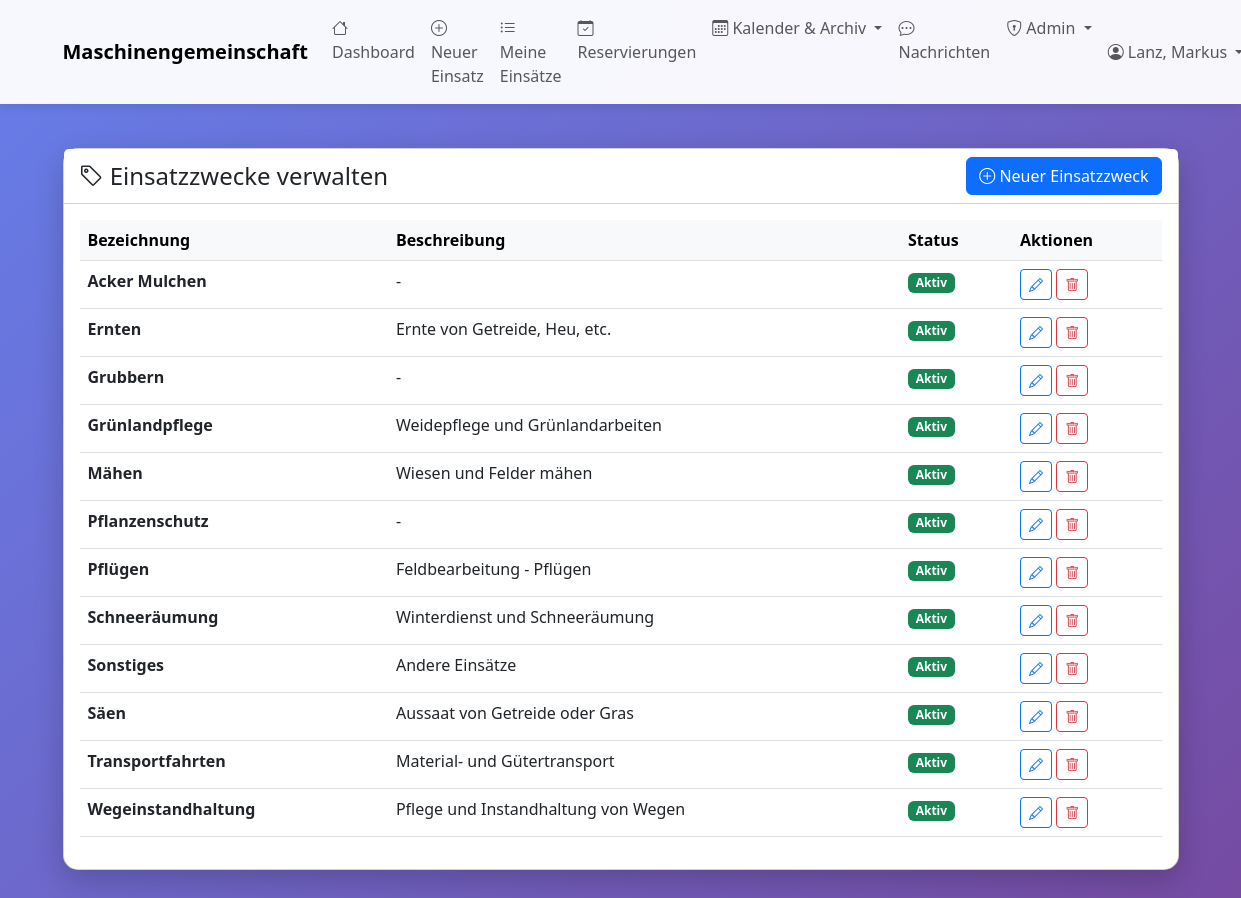
The page /admin/einsatzzwecke (signed in) on the database its author committed.
### tables this page shows
CREATE TABLE einsatzzwecke (
    id INTEGER PRIMARY KEY AUTOINCREMENT,
    bezeichnung TEXT NOT NULL UNIQUE,
    beschreibung TEXT,
    aktiv BOOLEAN DEFAULT 1
);

### web_app.py (the view)
@app.route('/admin/einsatzzwecke')
@admin_required
def admin_einsatzzwecke():
    with MaschinenDBContext(DB_PATH) as db:
        einsatzzwecke = db.get_all_einsatzzwecke(nur_aktive=False)
    return render_template('admin_einsatzzwecke.html', einsatzzwecke=einsatzzwecke)

### database.py (called while the page is built)
    def connect(self):
        self.connection = sqlite3.connect(self.db_path)
        self.connection.row_factory = sqlite3.Row
        self.cursor = self.connection.cursor()

    def close(self):
        if self.connection:
            self.connection.close()

    def get_all_einsatzzwecke(self, nur_aktive: bool = True) -> List[Dict]:
        sql = "SELECT * FROM einsatzzwecke"
        if nur_aktive:
            sql += " WHERE aktiv = 1"
        sql += " ORDER BY bezeichnung"
        self.cursor.execute(sql)
        return [dict(row) for row in self.cursor.fetchall()]

    def __enter__(self):
        self.connect()
        return self

    def __exit__(self, exc_type, exc_val, exc_tb):
        if exc_type is None:
            self.connection.commit()
        else:
            self.connection.rollback()
        self.close()
        return False

### web_app.py (called while the page is built)
def admin_required(f):
    @wraps(f)
    def decorated_function(*args, **kwargs):
        if 'benutzer_id' not in session:
            flash('Bitte melden Sie sich an.', 'warning')
            return redirect(url_for('login'))
        if not session.get('is_admin'):
            flash('Zugriff verweigert. Administrator-Rechte erforderlich.', 'danger')
            return redirect(url_for('dashboard'))
        return f(*args, **kwargs)
    return decorated_function

### templates/admin_einsatzzwecke.html (shortened to what this page needs)
{% extends "base.html" %}
{% block content %}
<div class="row mt-4">
    <div class="col-12">
        <div class="card">
            <div class="card-header bg-white d-flex justify-content-between align-items-center">
                <h4 class="mb-0">
                    <i class="bi bi-tag"></i> Einsatzzwecke verwalten
                </h4>
                <a href="{{ url_for('admin_einsatzzwecke_neu') }}" class="btn btn-primary">
                    <i class="bi bi-plus-circle"></i> Neuer Einsatzzweck
                </a>
            </div>
            <div class="card-body">
                <div class="table-responsive">
                    <table class="table table-hover">
                        <thead class="table-light">
                            <tr>
                                <th>Bezeichnung</th>
                                <th>Beschreibung</th>
                                <th>Status</th>
                                <th>Aktionen</th>
                            </tr>
                        </thead>
                        <tbody>
                            {% for zweck in einsatzzwecke %}
                            <tr>
                                <td><strong>{{ zweck.bezeichnung }}</strong></td>
                                <td>{{ zweck.beschreibung or '-' }}</td>
                                <td>
                                    {% if zweck.aktiv %}
                                        <span class="badge bg-success">Aktiv</span>
                                    {% else %}
                                        <span class="badge bg-secondary">Inaktiv</span>
                                    {% endif %}
                                </td>
                                <td>
                                    <a href="{{ url_for('admin_einsatzzwecke_edit', einsatzzweck_id=zweck.id) }}"
                                       class="btn btn-sm btn-outline-primary" title="Bearbeiten">
                                        <i class="bi bi-pencil"></i>
                                    </a>
                                    <button type="button" class="btn btn-sm btn-outline-danger"
                                            onclick="confirmDelete({{ zweck.id }}, '{{ zweck.bezeichnung }}')" title="Löschen">
                                        <i class="bi bi-trash"></i>
                                    </button>
                                </td>
                            </tr>
                            {% endfor %}
                        </tbody>
                    </table>
                </div>
            </div>
        </div>
    </div>
</div>
{% endblock %}

### templates/base.html (style rules this page uses)
body { min-height: 100vh; background: linear-gradient(135deg, #667eea 0%, #764ba2 100%); }
.card { border-radius: 15px; box-shadow: 0 10px 30px rgba(0,0,0,0.2); }

### rows shown on the page
einsatzzwecke: bezeichnung "Acker Mulchen", beschreibung "-", aktiv "Aktiv"
einsatzzwecke: bezeichnung "Ernten", beschreibung "Ernte von Getreide, Heu, etc.", aktiv "Aktiv"
einsatzzwecke: bezeichnung "Grubbern", beschreibung "-", aktiv "Aktiv"
einsatzzwecke: bezeichnung "Grünlandpflege", beschreibung "Weidepflege und Grünlandarbeiten", aktiv "Aktiv"
einsatzzwecke: bezeichnung "Mähen", beschreibung "Wiesen und Felder mähen", aktiv "Aktiv"
einsatzzwecke: bezeichnung "Pflanzenschutz", beschreibung "-", aktiv "Aktiv"
einsatzzwecke: bezeichnung "Pflügen", beschreibung "Feldbearbeitung - Pflügen", aktiv "Aktiv"
einsatzzwecke: bezeichnung "Schneeräumung", beschreibung "Winterdienst und Schneeräumung", aktiv "Aktiv"
einsatzzwecke: bezeichnung "Sonstiges", beschreibung "Andere Einsätze", aktiv "Aktiv"
einsatzzwecke: bezeichnung "Säen", beschreibung "Aussaat von Getreide oder Gras", aktiv "Aktiv"
einsatzzwecke: bezeichnung "Transportfahrten", beschreibung "Material- und Gütertransport", aktiv "Aktiv"
einsatzzwecke: bezeichnung "Wegeinstandhaltung", beschreibung "Pflege und Instandhaltung von Wegen", aktiv "Aktiv"

### other values the page prints
{{ session.get('benutzer_name') }} "Lanz, Markus"
